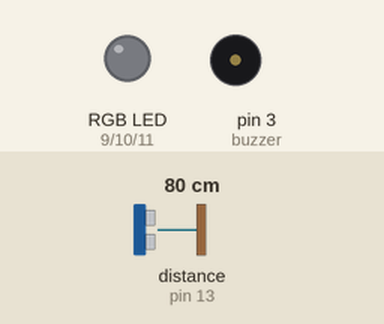
Simulated run of this sketch. Board: Arduino Uno, built with avr-gcc and run on an emulated ATmega328P. Shown: an RGB LED mixed from three pins (HIGH = lit), buzzer (waves = sounding). Wiring (inferred from the names in the program): ultrasonic range finder: trigger pin 12; echo pin 13. Inputs (shaded band) come from the test bench; at power-on: distance to the obstacle (sensor on pin 13) 80 cm. The echo pulse lasts 58.3 µs per cm; pins used as bus, display or sensor lines are not drawn.

Above: at 1.2 s.
1.3 s: distance to the obstacle (sensor on pin 13) set to 58 cm
2.8 s: distance to the obstacle (sensor on pin 13) set to 51 cm
At 2.95 s:
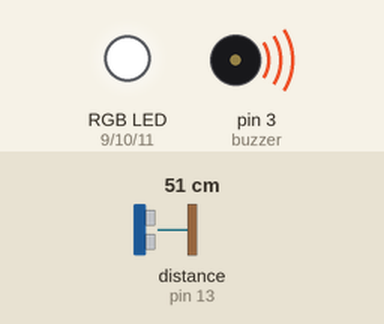
Timing chart, 0 to 11.8 s (numbered marks = the images above; inputs shaded):
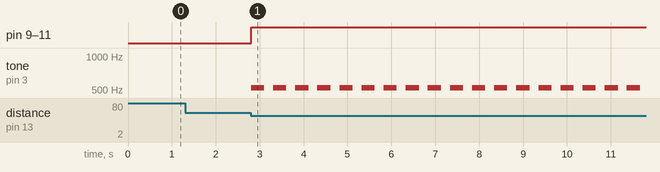

Measured:
- the behaviour switches between 56 and 55 cm on distance to the obstacle (sensor on pin 13) (found by bisection; images 0 and 1)
- after the input at 1.3 s, every drawn part: stays the same
- after the input at 2.8 s, pin 9 (redLed), pin 10 (greenLed), pin 11 (blueLed): LOW → HIGH at once; tone on pin 3 (buzzer): alternates 523 Hz for 0.30 s and silent for 0.20 s, starting at once

The sketch:

e05_ultrasonic_sensor_piano_advanced.ino
```cpp
/**
 * Ultrasonic Sensor Piano: Advanced
 * 5. 초음파 센서 피아노 Advanced
 *   7cm 간격으로 LED 색상이 변경되고, 소리도 도~높은도
 */

int buzzer = 3;
int redLed = 9;
int greenLed = 10;
int blueLed = 11;
int trig = 12;
int echo = 13;

int notes[8] = {
  262, 294, 330, 349, 392, 440, 494, 523
};

int stateList[8][3] = {
  {1, 0, 0}, {0, 1, 0}, {0, 0, 1}, {1, 1, 0}, {1, 0, 1},
  {0, 1, 1}, {1, 1, 1}, {1, 0, 0}
};

float getUltrasonic() {
  digitalWrite(trig, LOW);
  delayMicroseconds(2);
  digitalWrite(trig, HIGH);
  delayMicroseconds(10);
  digitalWrite(trig, LOW);
  float duration = pulseIn(echo, HIGH);
  return duration / 29 / 2;
}

void rgbCtrl(boolean ir, boolean ig, boolean ib) {
  digitalWrite(redLed, ir);
  digitalWrite(greenLed, ig);
  digitalWrite(blueLed, ib);
}

void setup() {
  pinMode(redLed, OUTPUT);
  pinMode(greenLed, OUTPUT);
  pinMode(blueLed, OUTPUT);
  pinMode(trig, OUTPUT);
  pinMode(echo, INPUT);
}

void loop() {
  float distance = getUltrasonic();
  int index = distance / 7;
  if (index < 8) {
    tone(buzzer, notes[index], 300);
    rgbCtrl(stateList[0], stateList[1], stateList[2]);
    delay(500);
  } else {
    rgbCtrl(false, false, false);
  }
}
```
